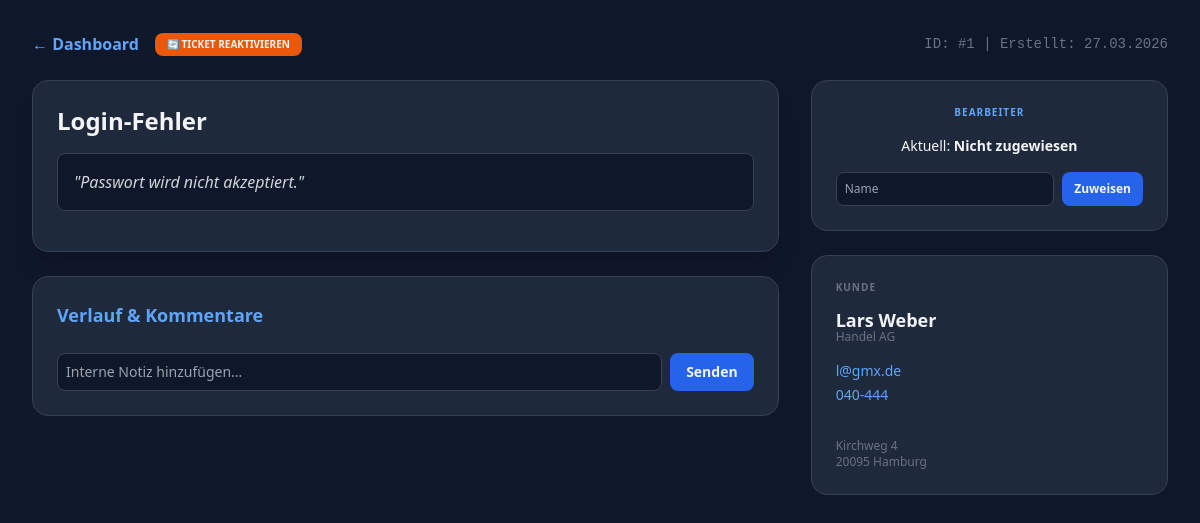
The page /support/ticket/1 on the database its author committed.
### models.py (models this page shows, shortened)
class Ticket(db.Model):
    __tablename__ = 'ticket'
    id = db.Column(db.Integer, primary_key=True)
    titel = db.Column(db.String(100), nullable=False)
    beschreibung = db.Column(db.Text, nullable=False)
    prioritaet = db.Column(db.String(20), default='Mittel')
    kategorie = db.Column(db.String(50), default='Allgemein')
    status = db.Column(db.String(20), default='Offen')
    bearbeiter = db.Column(db.String(100), default='Nicht zugewiesen')
    datum = db.Column(db.DateTime, default=lambda: datetime.now(timezone.utc))
    loesung = db.Column(db.Text)
    kunde_name = db.Column(db.String(100))
    kunde_firma = db.Column(db.String(100))
    kunde_email = db.Column(db.String(100))
    kunde_telefon = db.Column(db.String(50))
    kunde_strasse = db.Column(db.String(100))
    kunde_plz = db.Column(db.String(10))
    kunde_ort = db.Column(db.String(100))
    comments = db.relationship('Comment', backref='ticket', lazy=True, cascade="all, delete-orphan")

### app.py (the view)
@app.route('/support/ticket/<int:id>')
def ticket_detail(id):
    ticket = Ticket.query.get_or_404(id)
    return render_template('detail.html', ticket=ticket)

### templates/detail.html (shortened to what this page needs)
<!DOCTYPE html>
<html lang="de">
<head>
    <script src="https://cdn.tailwindcss.com"></script>
</head>
<body class="bg-[#0f172a] text-gray-100 p-8">
    <div class="max-w-6xl mx-auto">
        <div class="flex justify-between items-center mb-6">
            <div class="flex items-center gap-4">
                <a href="/support" class="text-blue-400 font-bold hover:underline">← Dashboard</a>
                {% if ticket.status == 'Erledigt' %}
                <a href="/reopen/{{ ticket.id }}" class="bg-orange-600 hover:bg-orange-500 px-3 py-1 rounded-lg text-[10px] font-bold uppercase transition flex items-center gap-1">
                    🔄 Ticket reaktivieren
                </a>
                {% endif %}
            </div>
            <span class="text-gray-500 text-sm font-mono">ID: #{{ ticket.id }} | Erstellt: {{ ticket.datum.strftime('%d.%m.%Y') }}</span>
        </div>
        <div class="grid grid-cols-1 lg:grid-cols-3 gap-8">
            <div class="lg:col-span-2 space-y-6">
                <div class="bg-[#1e293b] p-6 rounded-2xl border border-gray-700 shadow-xl">
                    <h1 class="text-2xl font-bold mb-4">{{ ticket.titel }}</h1>
                    <div class="bg-[#0f172a] p-4 rounded-lg text-gray-300 border border-gray-700 italic mb-4">
                        "{{ ticket.beschreibung }}"
                    </div>
                </div>
                <div class="bg-[#1e293b] p-6 rounded-2xl border border-gray-700">
                    <h3 class="text-lg font-bold mb-4 text-blue-400">Verlauf & Kommentare</h3>
                    <form action="/comment/{{ ticket.id }}" method="POST" class="flex gap-2">
                        <input type="text" name="comment_text" placeholder="Interne Notiz hinzufügen..." required class="flex-1 bg-[#0f172a] border border-gray-700 rounded-lg p-2 text-sm text-white outline-none focus:border-blue-500">
                        <button type="submit" class="bg-blue-600 hover:bg-blue-500 px-4 py-2 rounded-lg text-sm font-bold transition">Senden</button>
                    </form>
                </div>
            </div>
            <div class="space-y-6">
                <div class="bg-[#1e293b] p-6 rounded-2xl border border-gray-700 text-center">
                    <h3 class="text-blue-400 text-[10px] font-bold uppercase mb-4 tracking-widest">Bearbeiter</h3>
                    <p class="text-sm mb-4">Aktuell: <span class="font-bold">{{ ticket.bearbeiter }}</span></p>
                    <form action="/assign/{{ ticket.id }}" method="POST" class="flex gap-2">
                        <input type="text" name="bearbeiter" placeholder="Name" required class="flex-1 bg-[#0f172a] border border-gray-700 rounded-lg p-2 text-xs text-white">
                        <button type="submit" class="bg-blue-600 px-3 py-2 rounded-lg text-xs font-bold transition">Zuweisen</button>
                    </form>
                </div>
                <div class="bg-[#1e293b] p-6 rounded-2xl border border-gray-700">
                    <h3 class="text-gray-500 text-[10px] font-bold uppercase mb-4 tracking-widest">Kunde</h3>
                    <p class="font-bold text-lg leading-none">{{ ticket.kunde_name }}</p>
                    <p class="text-gray-500 text-xs mb-4">{{ ticket.kunde_firma or 'Privat' }}</p>
                    <div class="text-blue-400 text-sm space-y-1 mb-4">
                        <p>{{ ticket.kunde_email }}</p>
                        <p>{{ ticket.kunde_telefon }}</p>
                    </div>
                    <div class="text-xs text-gray-500 pt-4 border-t border-gray-800">
                        <p>{{ ticket.kunde_strasse }}</p>
                        <p>{{ ticket.kunde_plz }} {{ ticket.kunde_ort }}</p>
                    </div>
                </div>
            </div>
        </div>
    </div>
</body>
</html>

### rows shown on the page
Ticket: id "1", datum "27.03.2026", titel "Login-Fehler", beschreibung "Passwort wird nicht akzeptiert.", bearbeiter "Nicht zugewiesen", kunde_name "Lars Weber", kunde_firma "Handel AG", kunde_email "l@gmx.de", kunde_telefon "040-444", kunde_strasse "Kirchweg 4", kunde_plz "20095", kunde_ort "Hamburg"
